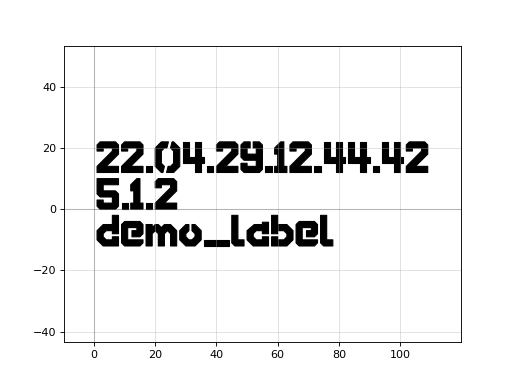

The Python source for this figure:
import gdsfactory as gf

c = gf.components.version_stamp(labels=('demo_label',), with_qr_code=False, layer=(1, 0), pixel_size=1, version='5.1.2', text_size=10)
c.plot()
